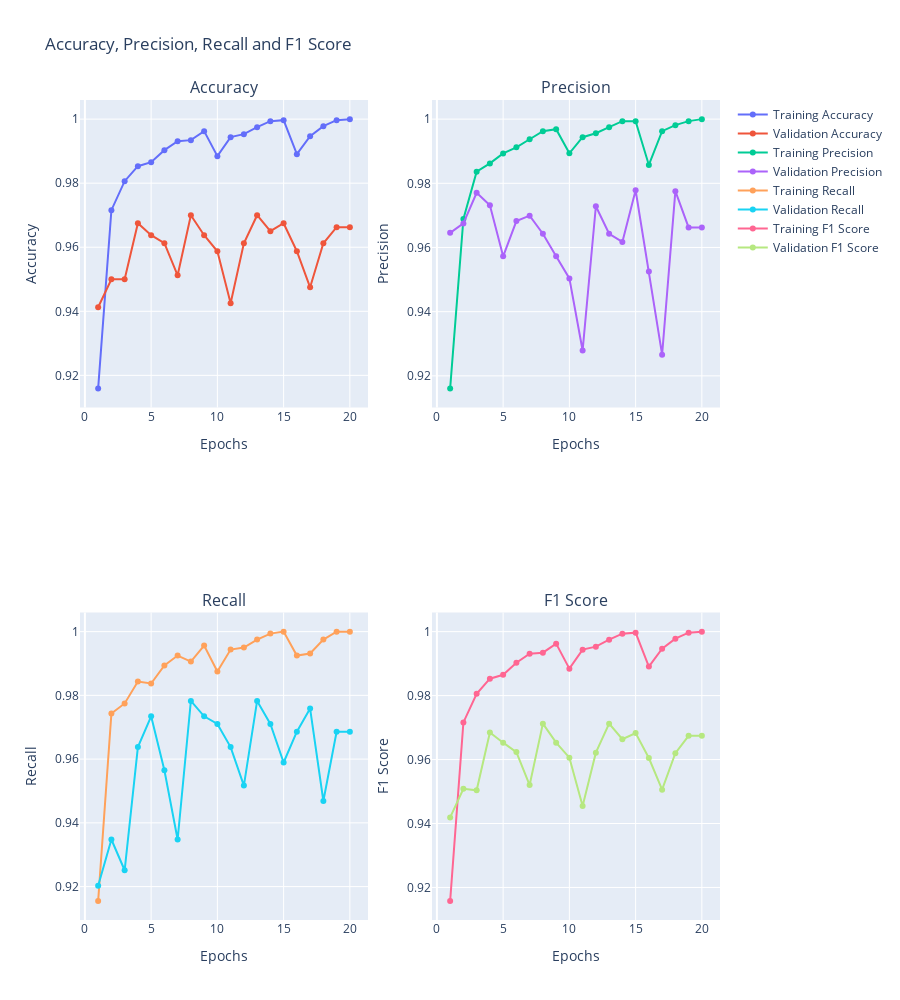

Write notebook code for a chart like this one.
### Code cell
b_cls_trainer.mm.get_metric_chart_collection(["acc", "prec", "rec", "f1"])

### Figure 1 — Plotly figure (JSON) as saved in the notebook; plotly's stock layout.template omitted (floating-point values rounded to 4 significant figures)
{"data": [{"mode": "lines+markers", "name": "Training Accuracy", "text": "", "type": "scatter", "x": [1, 2, 3, 4, 5, 6, 7, 8, 9, 10, 11, 12, 13, 14, 15, 16, 17, 18, 19, 20], "xaxis": "x", "y": [0.9159, 0.9716, 0.9806, 0.9853, 0.9866, 0.9903, 0.9931, 0.9934, 0.9962, 0.9884, 0.9944, 0.9953, 0.9975, 0.9994, 0.9997, 0.9891, 0.9947, 0.9978, 0.9997, 1], "yaxis": "y"}, {"mode": "lines+markers", "name": "Validation Accuracy", "text": "", "type": "scatter", "x": [1, 2, 3, 4, 5, 6, 7, 8, 9, 10, 11, 12, 13, 14, 15, 16, 17, 18, 19, 20], "xaxis": "x", "y": [0.9413, 0.95, 0.95, 0.9675, 0.9637, 0.9613, 0.9513, 0.97, 0.9637, 0.9587, 0.9425, 0.9613, 0.97, 0.965, 0.9675, 0.9587, 0.9475, 0.9613, 0.9663, 0.9663], "yaxis": "y"}, {"mode": "lines+markers", "name": "Training Precision", "text": "", "type": "scatter", "x": [1, 2, 3, 4, 5, 6, 7, 8, 9, 10, 11, 12, 13, 14, 15, 16, 17, 18, 19, 20], "xaxis": "x2", "y": [0.9161, 0.9689, 0.9836, 0.9862, 0.9893, 0.9912, 0.9937, 0.9962, 0.9969, 0.9893, 0.9944, 0.9956, 0.9975, 0.9994, 0.9994, 0.9857, 0.9962, 0.9981, 0.9994, 1], "yaxis": "y2"}, {"mode": "lines+markers", "name": "Validation Precision", "text": "", "type": "scatter", "x": [1, 2, 3, 4, 5, 6, 7, 8, 9, 10, 11, 12, 13, 14, 15, 16, 17, 18, 19, 20], "xaxis": "x2", "y": [0.9646, 0.9675, 0.977, 0.9732, 0.9572, 0.9682, 0.9699, 0.9643, 0.9572, 0.9504, 0.9279, 0.9728, 0.9643, 0.9617, 0.9778, 0.9525, 0.9266, 0.9776, 0.9663, 0.9663], "yaxis": "y2"}, {"mode": "lines+markers", "name": "Training Recall", "text": "", "type": "scatter", "x": [1, 2, 3, 4, 5, 6, 7, 8, 9, 10, 11, 12, 13, 14, 15, 16, 17, 18, 19, 20], "xaxis": "x3", "y": [0.9155, 0.9743, 0.9775, 0.9844, 0.9837, 0.9894, 0.9925, 0.9906, 0.9956, 0.9875, 0.9944, 0.995, 0.9975, 0.9994, 1, 0.9925, 0.9931, 0.9975, 1, 1], "yaxis": "y3"}, {"mode": "lines+markers", "name": "Validation Recall", "text": "", "type": "scatter", "x": [1, 2, 3, 4, 5, 6, 7, 8, 9, 10, 11, 12, 13, 14, 15, 16, 17, 18, 19, 20], "xaxis": "x3", "y": [0.9203, 0.9348, 0.9251, 0.9638, 0.9734, 0.9565, 0.9348, 0.9783, 0.9734, 0.971, 0.9638, 0.9517, 0.9783, 0.971, 0.9589, 0.9686, 0.9758, 0.9469, 0.9686, 0.9686], "yaxis": "y3"}, {"mode": "lines+markers", "name": "Training F1 Score", "text": "", "type": "scatter", "x": [1, 2, 3, 4, 5, 6, 7, 8, 9, 10, 11, 12, 13, 14, 15, 16, 17, 18, 19, 20], "xaxis": "x4", "y": [0.9158, 0.9716, 0.9805, 0.9853, 0.9865, 0.9903, 0.9931, 0.9934, 0.9962, 0.9884, 0.9944, 0.9953, 0.9975, 0.9994, 0.9997, 0.9891, 0.9947, 0.9978, 0.9997, 1], "yaxis": "y4"}, {"mode": "lines+markers", "name": "Validation F1 Score", "text": "", "type": "scatter", "x": [1, 2, 3, 4, 5, 6, 7, 8, 9, 10, 11, 12, 13, 14, 15, 16, 17, 18, 19, 20], "xaxis": "x4", "y": [0.9419, 0.9509, 0.9504, 0.9684, 0.9653, 0.9623, 0.952, 0.9712, 0.9653, 0.9606, 0.9455, 0.9621, 0.9712, 0.9663, 0.9683, 0.9605, 0.9506, 0.962, 0.9674, 0.9674], "yaxis": "y4"}], "layout": {"annotations": [{"font": {"size": 16}, "showarrow": false, "text": "Accuracy", "x": 0.225, "xanchor": "center", "xref": "paper", "y": 1, "yanchor": "bottom", "yref": "paper"}, {"font": {"size": 16}, "showarrow": false, "text": "Precision", "x": 0.775, "xanchor": "center", "xref": "paper", "y": 1, "yanchor": "bottom", "yref": "paper"}, {"font": {"size": 16}, "showarrow": false, "text": "Recall", "x": 0.225, "xanchor": "center", "xref": "paper", "y": 0.375, "yanchor": "bottom", "yref": "paper"}, {"font": {"size": 16}, "showarrow": false, "text": "F1 Score", "x": 0.775, "xanchor": "center", "xref": "paper", "y": 0.375, "yanchor": "bottom", "yref": "paper"}], "height": 1000, "title": {"text": "Accuracy, Precision, Recall and F1 Score"}, "xaxis": {"anchor": "y", "domain": [0, 0.45], "title": {"text": "Epochs"}}, "xaxis2": {"anchor": "y2", "domain": [0.55, 1], "title": {"text": "Epochs"}}, "xaxis3": {"anchor": "y3", "domain": [0, 0.45], "title": {"text": "Epochs"}}, "xaxis4": {"anchor": "y4", "domain": [0.55, 1], "title": {"text": "Epochs"}}, "yaxis": {"anchor": "x", "domain": [0.625, 1], "title": {"text": "Accuracy"}}, "yaxis2": {"anchor": "x2", "domain": [0.625, 1], "title": {"text": "Precision"}}, "yaxis3": {"anchor": "x3", "domain": [0, 0.375], "title": {"text": "Recall"}}, "yaxis4": {"anchor": "x4", "domain": [0, 0.375], "title": {"text": "F1 Score"}}}}
